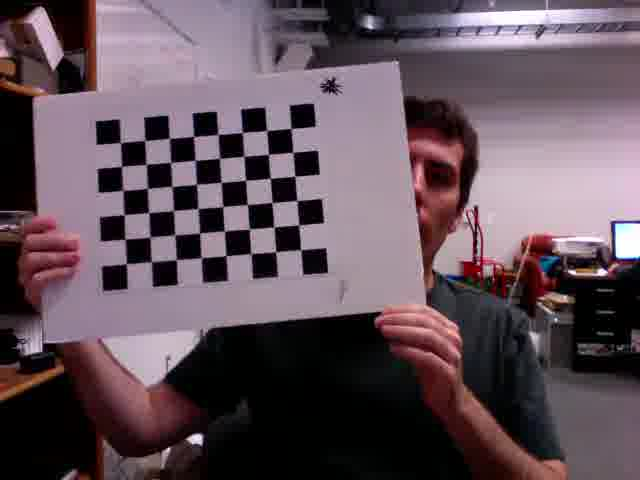
#> input picture opencv_opengl/checkerboardFromVideo/frame0054.jpg, 640 x 480 px; its folder holds 5 pictures in this run
$ python camera_calib.bkup.py
#> lines starting #> are read from the running program, lines starting #| are printed output that depends on the picture; after the words box and inside, x2 and y2 are one past the last pixel; in counts of white or black regions, pixels touching at a corner belong together
import numpy as np
import cv2
import glob
import yaml

# termination criteria
criteria = (cv2.TERM_CRITERIA_EPS + cv2.TERM_CRITERIA_MAX_ITER, 30, 0.001)

board_width=8
board_height=6
# prepare object points, like (0,0,0), (1,0,0), (2,0,0) ....,(6,5,0)
objp = np.zeros((board_height*board_width,3), np.float32)
objp[:,:2] = np.mgrid[0:board_width,0:board_height].T.reshape(-1,2)

# Arrays to store object points and image points from all the images.
objpoints = [] # 3d point in real world space
imgpoints = [] # 2d points in image plane.

images = glob.glob('.\checkerboardFromVideo\*.jpg')
print(images)
for fname in images:
    print(fname)
    img = cv2.imread(fname)
#> img is the input picture: shape (480, 640, 3); mean B, G, R 89.6, 80.7, 97.2
    gray = cv2.cvtColor(img,cv2.COLOR_BGR2GRAY)
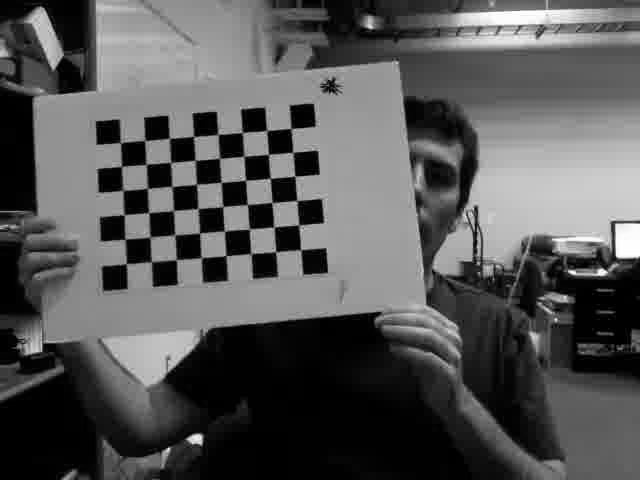
#> gray: shape (480, 640); min 0, max 255, mean 86.6

    # Find the chess board corners
    ret, corners = cv2.findChessboardCorners(gray, (board_width, board_height),None)
#> ret = True; corners = 48 rows, first 8: [120.6, 143.5], [144.5, 140.7], [169.6, 138.3], [194.4, 136.6], [218.9, 134.1], [242.6, 132.5], [268.2, 130.2], [290.7, 128.4]

    # If found, add object points, image points (after refining them)
    if ret == True:
        print("Reached True")
        objpoints.append(objp)

        corners2 = cv2.cornerSubPix(gray,corners,(11,11),(-1,-1),criteria)
#> corners2 = 48 rows, first 8: [120.4, 142.5], [144.7, 140.6], [169.4, 138.4], [193.6, 136.5], [218, 134.3], [242.3, 132.5], [266.6, 130.6], [291.1, 128.5]
        imgpoints.append(corners2)

        # Draw and display the corners
        img = cv2.drawChessboardCorners(img, (board_width, board_height), corners2,ret)
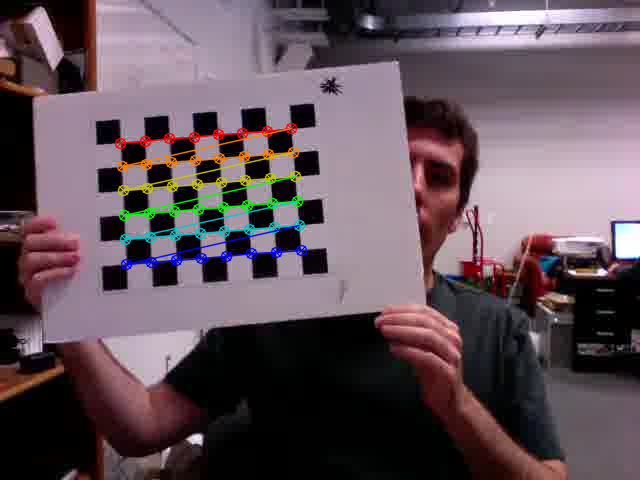
#> img: shape (480, 640, 3); 3% of pixels changed, all inside (x1, y1, x2, y2) = (114, 122, 308, 271)
        cv2.imshow('img',img)
        cv2.waitKey(100)
#> pass 2 of the loop `for fname in images:`:
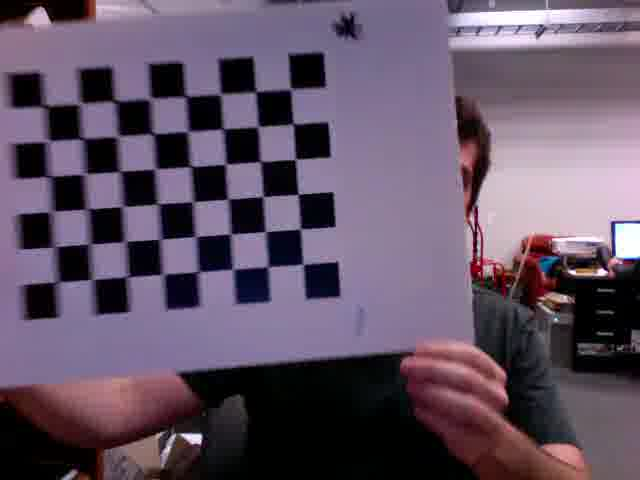
#> input picture opencv_opengl/checkerboardFromVideo/frame0070.jpg, 640 x 480 px
#> img is the input picture: shape (480, 640, 3); mean B, G, R 101, 82.8, 98.2
#> `gray = cv2.cvtColor(img,cv2.COLOR_BGR2GRAY)`:
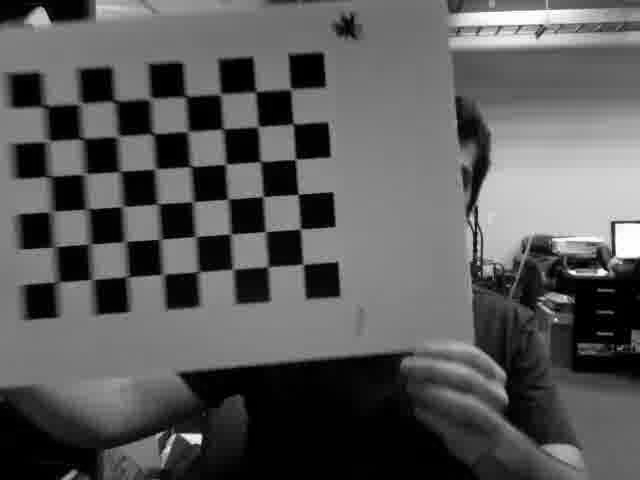
#> gray: shape (480, 640); min 0, max 255, mean 89.5
#> corners = 48 rows, first 8: [44, 106.5], [79.5, 103], [115, 101], [149.5, 98.5], [185.5, 96.5], [222.2, 95.42], [255.5, 91.5], [291.5, 89.5]
#> corners2 = 48 rows, first 8: [44.82, 106.3], [80.23, 103.7], [114.4, 100.8], [150.4, 98.67], [185.7, 96.47], [220.5, 94.21], [255.7, 91.78], [290.8, 89.06]
#> pass 3 of the loop `for fname in images:`:
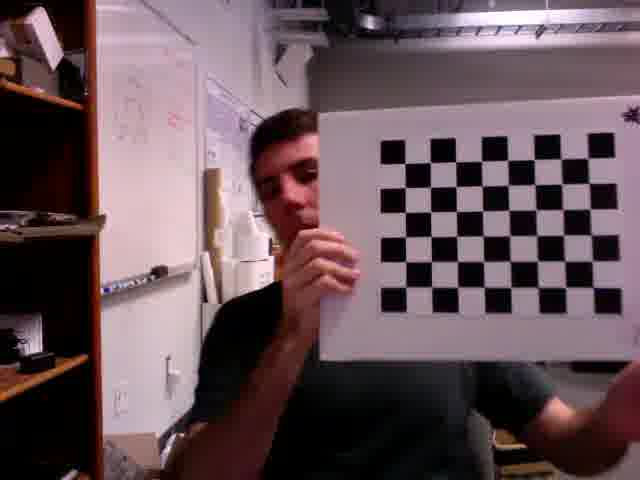
#> input picture opencv_opengl/checkerboardFromVideo/frame0107.jpg, 640 x 480 px
#> img is the input picture: shape (480, 640, 3); mean B, G, R 89, 83.1, 103.2
#> `gray = cv2.cvtColor(img,cv2.COLOR_BGR2GRAY)`:
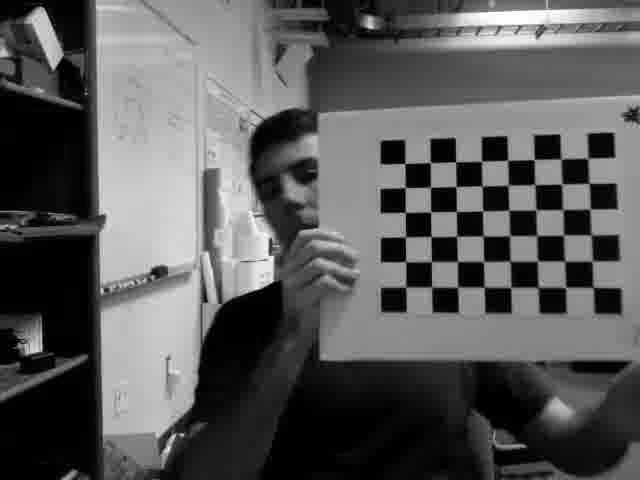
#> gray: shape (480, 640); min 0, max 253, mean 89.8
#> corners = 48 rows, first 8: [404.6, 163.6], [431.2, 162.7], [455.4, 162], [481.7, 161.3], [507.4, 159.7], [533.7, 159.7], [560.8, 159.7], [588, 158]
#> corners2 = 48 rows, first 8: [404.8, 163.5], [430.2, 162.6], [455.7, 161.8], [481.6, 161.3], [507.7, 160.4], [534.2, 159.5], [560.9, 158.8], [587.7, 158.2]
#> the loop made 5 passes; the first 3 are shown
        #wait()

# calibration
ret, mtx, dist, rvecs, tvecs = cv2.calibrateCamera(objpoints, imgpoints, gray.shape[::-1],None,None)
print("mtx: "+str(mtx))
print("dist:"+str(dist))
print("rvecs:"+str(rvecs))
print("tvecs:"+str(rvecs))

# transform the matrix and distortion coefficients to writable lists
data = {'camera_matrix': np.asarray(mtx).tolist(),
        'dist_coeff': np.asarray(dist).tolist()}

# and save it to a file
with open("calibration_matrix.yaml", "w") as f:
    yaml.dump(data, f)

# undistortion
img = cv2.imread('.\checkerboardFromVideo\\frame0054.jpg')
h,  w = img.shape[:2]
#> h = 480; w = 640
print("Size:"+str(h)+"::"+str(w))
#| Size:480::640
newcameramtx, roi=cv2.getOptimalNewCameraMatrix(mtx,dist,(w,h),1,(w,h))

# undistort
dst = cv2.undistort(img, mtx, dist, None, newcameramtx)
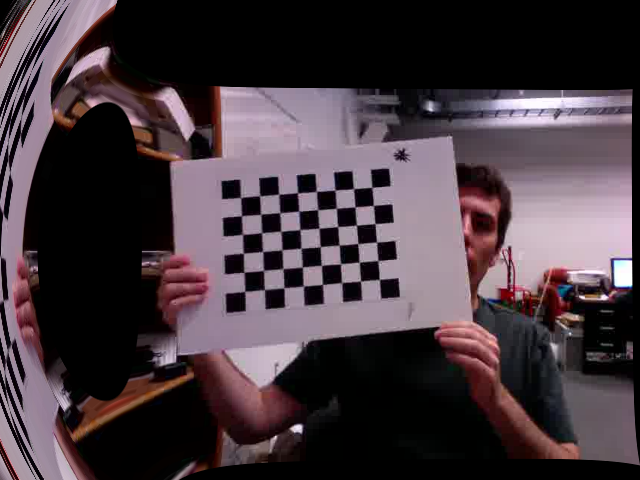
#> dst: shape (480, 640, 3); mean B, G, R 63.9, 57.5, 70.2

# crop the image
x,y,w,h = roi
dst = dst[y:y+h, x:x+w]
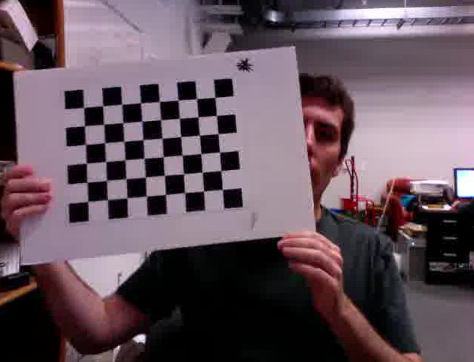
#> dst: shape (362, 474, 3); mean B, G, R 92.5, 83.1, 100
cv2.imwrite('calibresult.png',dst)

#re-projection error
mean_error = 0
for i in range(len(objpoints)):
    imgpoints2, _ = cv2.projectPoints(objpoints[i], rvecs[i], tvecs[i], mtx, dist)
    error = cv2.norm(imgpoints[i],imgpoints2, cv2.NORM_L2)/len(imgpoints2)
    mean_error += error

print("total error: "+ str(mean_error/len(objpoints)))

#axis drawing functions
def drawAxis(img, corners, imgpts):
    corner = tuple(corners[0].ravel())
    img = cv2.line(img, corner, tuple(imgpts[0].ravel()), (255,0,0), 5)
    img = cv2.line(img, corner, tuple(imgpts[1].ravel()), (0,255,0), 5)
    img = cv2.line(img, corner, tuple(imgpts[2].ravel()), (0,0,255), 5)
    return img

#draw cube
def drawCube(img, corners, imgpts):
    imgpts = np.int32(imgpts).reshape(-1,2)
    # draw ground floor in green
    img = cv2.drawContours(img, [imgpts[:4]],-1,(0,255,0),-3)
#> img: shape (480, 640, 3); 1.78% of pixels changed, all inside (x1, y1, x2, y2) = (120, 136, 198, 215)
    # draw pillars in blue color
    for i,j in zip(range(4),range(4,8)):
        img = cv2.line(img, tuple(imgpts[i]), tuple(imgpts[j]),(255),3)
#> this loop made 4 passes
#> pass 1, in drawCube, `img = cv2.line(img, tuple(imgpts[i]), tuple(imgpts[j]),(255),3)`:
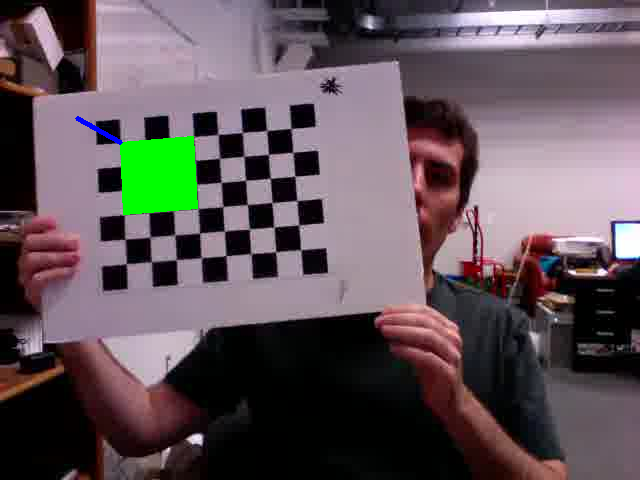
#> img: shape (480, 640, 3); mean B, G, R 88.3, 83.9, 95.7
#> after the loop:
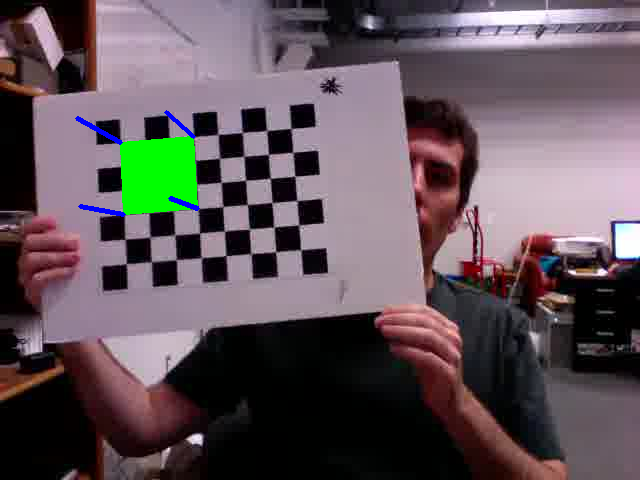
#> img: shape (480, 640, 3); mean B, G, R 88.6, 83.6, 95.5
    # draw top layer in red color
    img = cv2.drawContours(img, [imgpts[4:]],-1,(0,0,255),3)
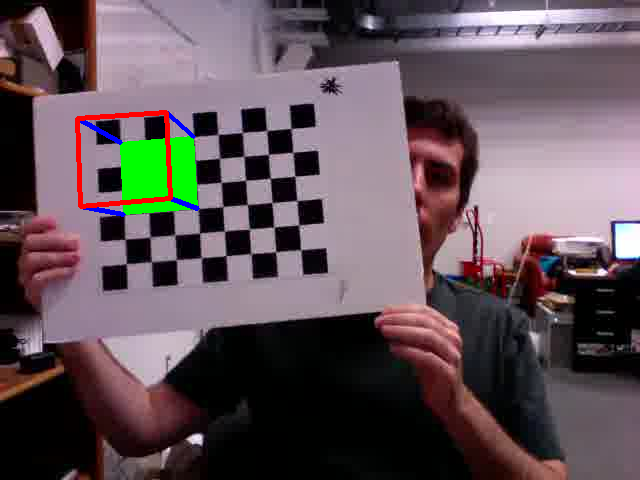
#> img: shape (480, 640, 3); 0.57% of pixels changed, all inside (x1, y1, x2, y2) = (75, 110, 173, 209)
    return img

axisCordinates = np.float32([[3,0,0], [0,3,0], [0,0,-3]]).reshape(-1,3)
axisCube = np.float32([[0,0,0], [0,3,0], [3,3,0], [3,0,0],
                   [0,0,-3],[0,3,-3],[3,3,-3],[3,0,-3] ])

for fname in glob.glob('.\checkerboardFromVideo\*.jpg'):
    img = cv2.imread(fname)
    gray = cv2.cvtColor(img, cv2.COLOR_BGR2GRAY)
    ret, corners = cv2.findChessboardCorners(gray, (board_width, board_height), None)
    if ret == True:
        corners2 = cv2.cornerSubPix(gray,corners,(11,11),(-1,-1),criteria)
        # Find the rotation and translation vectors.
        ret,rvecs, tvecs = cv2.solvePnP(objp, corners2, mtx, dist)
        # project 3D points to image plane
        imgpts, jac = cv2.projectPoints(axisCube, rvecs, tvecs, mtx, dist)
        img = drawCube(img,corners2,imgpts)
        cv2.imshow('img',img)
        k = cv2.waitKey(0) & 0xFF
#> (key Esc is pressed here)
        if k == ord('s'):
            cv2.imwrite(fname[:6]+'.png', img)
#> pass 2 of the loop `for fname in glob.glob('.\checkerboardFromVideo\*.jpg'):`:
#> in drawCube (call 2), `img = cv2.drawContours(img, [imgpts[4:]],-1,(0,0,255),3)`:
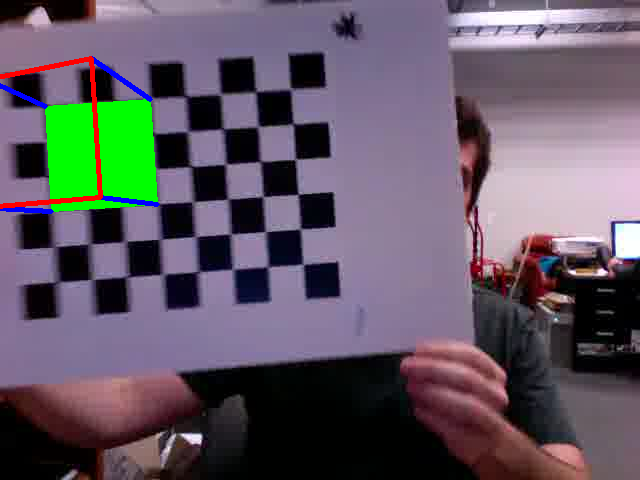
#> img: shape (480, 640, 3); mean B, G, R 98.4, 88.7, 96.5
#> (key Enter is pressed here)
#> pass 3 of the loop `for fname in glob.glob('.\checkerboardFromVideo\*.jpg'):`:
#> in drawCube (call 3), `img = cv2.drawContours(img, [imgpts[4:]],-1,(0,0,255),3)`:
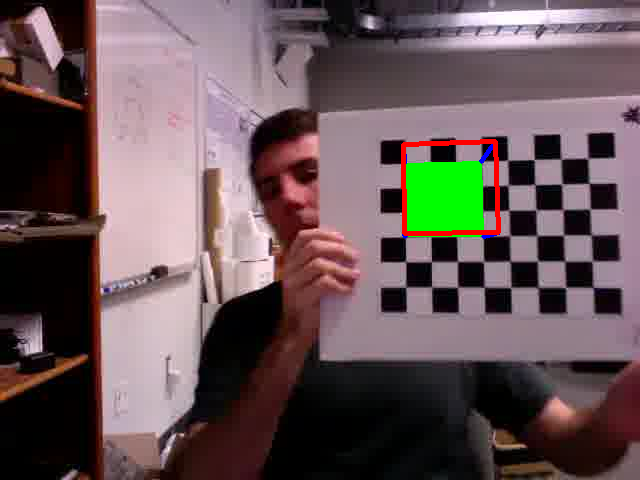
#> img: shape (480, 640, 3); mean B, G, R 87.2, 85.9, 102.7
#> the loop made 5 passes; the first 3 are shown

cv2.destroyAllWindows()
